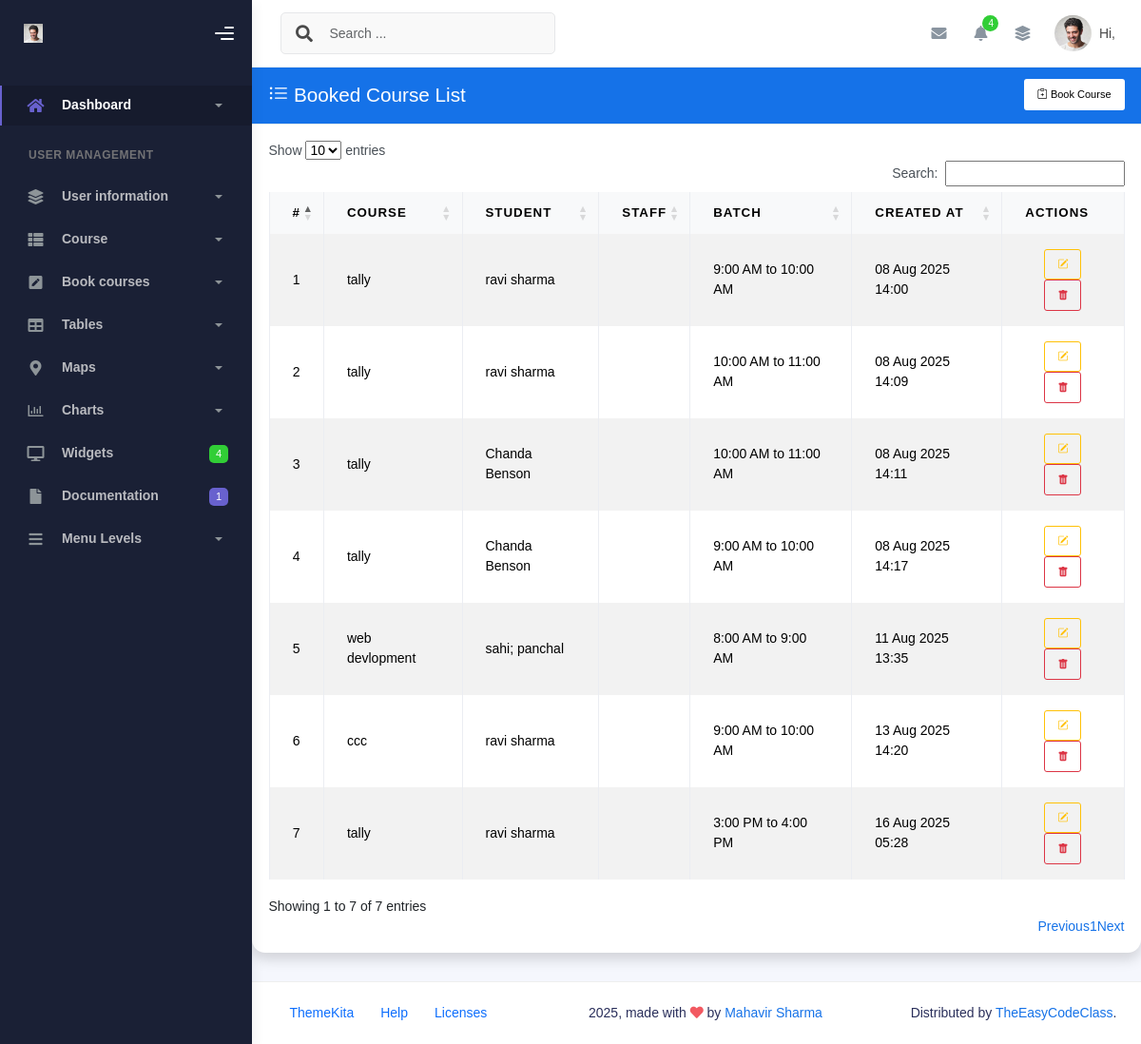
Page /booked-courses/ on the committed database.
### dashboard/models.py (models this page shows, shortened)
class BookedCourse(models.Model):
    BATCH_CHOICES = [
        ('8-9', '8:00 AM to 9:00 AM'),
        ('9-10', '9:00 AM to 10:00 AM'),
        ('10-11', '10:00 AM to 11:00 AM'),
        ('11-12', '11:00 AM to 12:00 PM'),
        ('1-2', '1:00 PM to 2:00 PM'),
        ('2-3', '2:00 PM to 3:00 PM'),
        ('3-4', '3:00 PM to 4:00 PM'),
        ('4-5', '4:00 PM to 5:00 PM'),
        ('5-6', '5:00 PM to 6:00 PM'),
        ('6-7', '6:00 PM to 7:00 PM'),
        ('7-8', '7:00 PM to 8:00 PM'),
        ('8-9pm', '8:00 PM to 9:00 PM'),  # ✅ changed duplicate key
    ]
    course = models.ForeignKey(Course, on_delete=models.CASCADE)
    students = models.ForeignKey(
        User,
        on_delete=models.SET_NULL,
        null=True,
        blank=True,
        related_name='booked_courses_as_student',
        limit_choices_to={'role': 'student'}
    )
    staff = models.ManyToManyField(
        User,
        blank=True,
        related_name='booked_courses_as_staff',
        limit_choices_to={'role': 'staff'}
    )
    batch = models.CharField(max_length=20, choices=BATCH_CHOICES)
    created_at = models.DateTimeField(auto_now_add=True)
    updated_at = models.DateTimeField(auto_now=True)

class Course(models.Model):
    name = models.CharField(max_length=100)
    description = models.TextField()
    category = models.CharField(max_length=50)
    fees = models.DecimalField(max_digits=10, decimal_places=2)
    duration = models.CharField(max_length=50)  # Example: "3 Months"
    trainers = models.ManyToManyField(
        User,
        null=True,
        blank=True,
        limit_choices_to={'role': 'staff'},
        related_name='courses_as_trainer'
    )
    timing = models.CharField(max_length=100)  # Example: "Mon–Fri, 10AM–12PM"

class User(AbstractUser):
    GENDER_CHOICES = [
        ('M', 'Male'),
        ('F', 'Female'),
        ('O', 'Other'),
    ]
    ROLE_CHOICES = [
        ('admin', 'Admin'),
        ('staff', 'Staff'),
        ('student', 'Student'),
    ]
    phone = models.CharField(max_length=15 ,blank=True,null=True)
    gender = models.CharField(max_length=1, choices=GENDER_CHOICES,blank=True,null=True)
    dob = models.DateField(verbose_name='Date of Birth', null=True, blank=True)
    profile_picture = models.ImageField(upload_to='students/', blank=True, null=True)
    role = models.CharField(max_length=10, choices=ROLE_CHOICES)
    enroll_number = models.CharField(max_length=20, unique=True, blank=True, null=True)
    objects = StudentUserManager()

### dashboard/views.py (the view)
# urls.py: path('booked-courses/', BookedCourseListView.as_view(), name='bookedcourse_list'),
class BookedCourseListView(ListView):
    model = BookedCourse
    template_name = 'dashboard/bookedcourse-list.html'
    context_object_name = 'booked_courses'

### dashboard/templates/dashboard/bookedcourse-list.html (shortened to what this page needs)
{% extends 'dashboard/base.html' %}
{% load static %}
{% block content %}
<link rel="stylesheet" href="https://cdn.datatables.net/1.13.6/css/dataTables.bootstrap5.min.css">
<div class="container mt-15">
  <div class="card shadow border-0 rounded-4">
    <div class="card-header bg-primary text-white d-flex justify-content-between align-items-center">
      <h4 class="mb-0"><i class="bi bi-list-ul"></i> Booked Course List</h4>
      <a href="{% url 'book_course' %}" class="btn btn-light btn-sm">
        <i class="bi bi-clipboard-plus"></i> Book Course
      </a>
    </div>
    <div class="card-body">
      <div class="table-responsive">
        <table id="courseTable" class="table table-striped table-hover table-bordered align-middle">
          <thead class="table-light text-center">
            <tr>
              <th>#</th>
              <th>Course</th>
              <th>Student</th>
              <th>Staff</th>
              <th>Batch</th>
              <th>Created At</th>
              <th>Actions</th>
            </tr>
          </thead>
          <tbody>
            {% for bookcourse in booked_courses %}
            <tr>
              <td class="text-center">{{ forloop.counter }}</td>
              <td>{{ bookcourse.course.name }}</td>
              <td>{{ bookcourse.students.get_full_name }}</td>
              <td>{{ bookcourse.staff.get_full_name }}</td>
              <td>{{ bookcourse.get_batch_display }}</td>
              <td>{{ bookcourse.created_at|date:"d M Y H:i" }}</td>
              <td class="text-center">
                <a href="{% url 'update_booked_course' bookcourse.id %}" class="btn btn-sm btn-outline-warning">
                  <i class="bi bi-pencil-square"></i>
                </a>
                <a href="{% url 'delete_bookedcourse' bookcourse.id %}"
                class="btn btn-sm btn-outline-danger"
                onclick="return confirm('Are you sure you want to delete this booking?');">
                <i class="bi bi-trash-fill"></i>
              </a>
              </td>
            </tr>
            {% empty %}
            <tr>
              <td colspan="7" class="text-center text-muted">No booked courses found.</td>
            </tr>
            {% endfor %}
          </tbody>
        </table>
      </div>
    </div>
  </div>
</div>
{% endblock %}

### dashboard/templates/dashboard/base.html (shortened to what this page needs)
<!DOCTYPE html>
<html lang="en">
{% load static %}
  <head>
  <link rel="stylesheet" href="{% static 'dashboard/css/bootstrap.min.css' %}" />
  <link rel="stylesheet" href="{% static 'dashboard/css/plugins.min.css' %}" />
  <link rel="stylesheet" href="{% static 'dashboard/css/kaiadmin.min.css' %}" />
  <link rel="stylesheet" href="{% static 'dashboard/css/fonts.min.css' %}" />
  <link rel="stylesheet" href="https://cdn.jsdelivr.net/npm/bootstrap-icons@1.10.5/font/bootstrap-icons.css">
  <link href="https://cdn.jsdelivr.net/npm/bootstrap@5.3.3/dist/css/bootstrap.min.css" rel="stylesheet">
<link rel="stylesheet" href="{% static 'dashboard/css/bootstrap.min.css' %}" />
<link rel="stylesheet" href="{% static 'dashboard/css/plugins.min.css' %}" />
<link rel="stylesheet" href="{% static 'dashboard/css/kaiadmin.min.css' %}" />
  </head>
  <body>
  {% include 'dashboard/sidebar.html'  %}
        {% block content %}
        {% endblock %}
             {% include 'dashboard/footer.html' %}

### dashboard/templates/dashboard/sidebar.html (shortened to what this page needs)
{% load static %}
<div class="wrapper">
      <div class="sidebar" data-background-color="dark">
        <div class="sidebar-logo">
          <div class="logo-header" data-background-color="dark">
            <a href="{% url 'index' %}" class="logo">
              {% if request.user.is_authenticated and request.user.profile_picture %}
  <img src="{{ request.user.profile_picture.url }}" alt="navbar brand" class="navbar-brand" height="20" />
{% else %}
  <img src="{% static 'dashboard/img/profile.jpg' %}" alt="navbar brand" class="navbar-brand" height="20" />
{% endif %}
            </a>
            <div class="nav-toggle">
              <button class="btn btn-toggle toggle-sidebar">
                <i class="gg-menu-right"></i>
              </button>
            </div>
          </div>
        </div>
        <div class="sidebar-wrapper scrollbar scrollbar-inner">
          <div class="sidebar-content">
            <ul class="nav nav-secondary">
              <li class="nav-item active">
                <a
                  data-bs-toggle="collapse"
                  href="#dashboard"
                  class="collapsed"
                  aria-expanded="false"
                >
                  <i class="fas fa-home"></i>
                  <p>Dashboard</p>
                  <span class="caret"></span>
                </a>
              </li>
              <li class="nav-section">
                <h4 class="text-section">User Management</h4>
              </li>
              <li class="nav-item">
                <a data-bs-toggle="collapse" href="#base">
                  <i class="fas fa-layer-group"></i>
                  <p>User information</p>
                  <span class="caret"></span>
                </a>
              </li>
              <li class="nav-item">
                <a data-bs-toggle="collapse" href="#sidebarLayouts">
                  <i class="fas fa-th-list"></i>
                  <p>Course</p>
                  <span class="caret"></span>
                </a>
              </li>
              <li class="nav-item">
                <a data-bs-toggle="collapse" href="#forms">
                  <i class="fas fa-pen-square"></i>
                  <p>Book courses</p>
                  <span class="caret"></span>
                </a>
              </li>
              <li class="nav-item">
                <a data-bs-toggle="collapse" href="#tables">
                  <i class="fas fa-table"></i>
                  <p>Tables</p>
                  <span class="caret"></span>
                </a>
              </li>
              <li class="nav-item">
                <a data-bs-toggle="collapse" href="#maps">
                  <i class="fas fa-map-marker-alt"></i>
                  <p>Maps</p>
                  <span class="caret"></span>
                </a>
              </li>
              <li class="nav-item">
                <a data-bs-toggle="collapse" href="#charts">
                  <i class="far fa-chart-bar"></i>
                  <p>Charts</p>
                  <span class="caret"></span>
                </a>
              </li>
              <li class="nav-item">
                <a href="widgets.html">
                  <i class="fas fa-desktop"></i>
                  <p>Widgets</p>
                  <span class="badge badge-success">4</span>
                </a>
              </li>
              <li class="nav-item">
                <a href="../../documentation/{% url 'index' %}">
                  <i class="fas fa-file"></i>
                  <p>Documentation</p>
                  <span class="badge badge-secondary">1</span>
                </a>
              </li>
              <li class="nav-item">
                <a data-bs-toggle="collapse" href="#submenu">
                  <i class="fas fa-bars"></i>
                  <p>Menu Levels</p>
                  <span class="caret"></span>
                </a>
              </li>
            </ul>
          </div>
        </div>
      </div>
      <div class="main-panel">
        <div class="main-header">
          <nav
            class="navbar navbar-header navbar-header-transparent navbar-expand-lg border-bottom"
          >
            <div class="container-fluid">
              <nav
                class="navbar navbar-header-left navbar-expand-lg navbar-form nav-search p-0 d-none d-lg-flex"
              >
                <div class="input-group">
                  <div class="input-group-prepend">
                    <button type="submit" class="btn btn-search pe-1">
                      <i class="fa fa-search search-icon"></i>
                    </button>
                  </div>
                  <input
                    type="text"
                    placeholder="Search ..."
                    class="form-control"
                  />
                </div>
              </nav>
              <ul class="navbar-nav topbar-nav ms-md-auto align-items-center">
                <li class="nav-item topbar-icon dropdown hidden-caret">
                  <a
                    class="nav-link dropdown-toggle"
                    href="#"
                    id="messageDropdown"
                    role="button"
                    data-bs-toggle="dropdown"
                    aria-haspopup="true"
                    aria-expanded="false"
                  >
                    <i class="fa fa-envelope"></i>
                  </a>
                </li>
                <li class="nav-item topbar-icon dropdown hidden-caret">
                  <a
                    class="nav-link dropdown-toggle"
                    href="#"
                    id="notifDropdown"
                    role="button"
                    data-bs-toggle="dropdown"
                    aria-haspopup="true"
                    aria-expanded="false"
                  >
                    <i class="fa fa-bell"></i>
                    <span class="notification">4</span>
                  </a>
                </li>
                <li class="nav-item topbar-icon dropdown hidden-caret">
                  <a
                    class="nav-link"
                    data-bs-toggle="dropdown"
                    href="#"
                    aria-expanded="false"
                  >
                    <i class="fas fa-layer-group"></i>
                  </a>
                </li>
                <li class="nav-item topbar-user dropdown hidden-caret">
                  <a
                    class="dropdown-toggle profile-pic"
                    data-bs-toggle="dropdown"
                    href="#"
                    aria-expanded="false"
                  >
                    <div class="avatar-sm">
                      <img
                        src="{% if request.user.profile_picture %}
                            {{ request.user.profile_picture.url }}
                          {% else %}
                            {% static 'dashboard/img/profile.jpg' %}
                          {% endif %}"
                        alt="..."
                        class="avatar-img rounded-circle"
                      />
                    </div>
                    <span class="profile-username">
                      <span class="op-7">Hi,</span>
                    </span>
                  </a>
                </li>
              </ul>
            </div>
          </nav>
        </div>

### dashboard/templates/dashboard/footer.html
<footer class="footer">
          <div class="container-fluid d-flex justify-content-between">
            <nav class="pull-left">
              <ul class="nav">
                <li class="nav-item">
                  <a class="nav-link" href="http://www.themekita.com">
                    ThemeKita
                  </a>
                </li>
                <li class="nav-item">
                  <a class="nav-link" href="#"> Help </a>
                </li>
                <li class="nav-item">
                  <a class="nav-link" href="#"> Licenses </a>
                </li>
              </ul>
            </nav>
            <div class="copyright">
              2025, made with <i class="fa fa-heart heart text-danger"></i> by
              <a href="http://www.themekita.com">Mahavir Sharma</a>
            </div>
            <div>
              Distributed by
              <a target="_blank" href="https://themewagon.com/">TheEasyCodeClass</a>.
            </div>
          </div>
        </footer>

### rows in the picture
BookedCourse: course.name "tally", students.get_full_name "ravi sharma", batch "9:00 AM to 10:00 AM", created_at "08 Aug 2025 14:00"
BookedCourse: course.name "tally", students.get_full_name "ravi sharma", batch "10:00 AM to 11:00 AM", created_at "08 Aug 2025 14:09"
BookedCourse: course.name "tally", students.get_full_name "Chanda Benson", batch "10:00 AM to 11:00 AM", created_at "08 Aug 2025 14:11"
BookedCourse: course.name "tally", students.get_full_name "Chanda Benson", batch "9:00 AM to 10:00 AM", created_at "08 Aug 2025 14:17"
BookedCourse: course.name "web devlopment", students.get_full_name "sahi; panchal", batch "8:00 AM to 9:00 AM", created_at "11 Aug 2025 13:35"
BookedCourse: course.name "ccc", students.get_full_name "ravi sharma", batch "9:00 AM to 10:00 AM", created_at "13 Aug 2025 14:20"
BookedCourse: course.name "tally", students.get_full_name "ravi sharma", batch "3:00 PM to 4:00 PM", created_at "16 Aug 2025 05:28"
